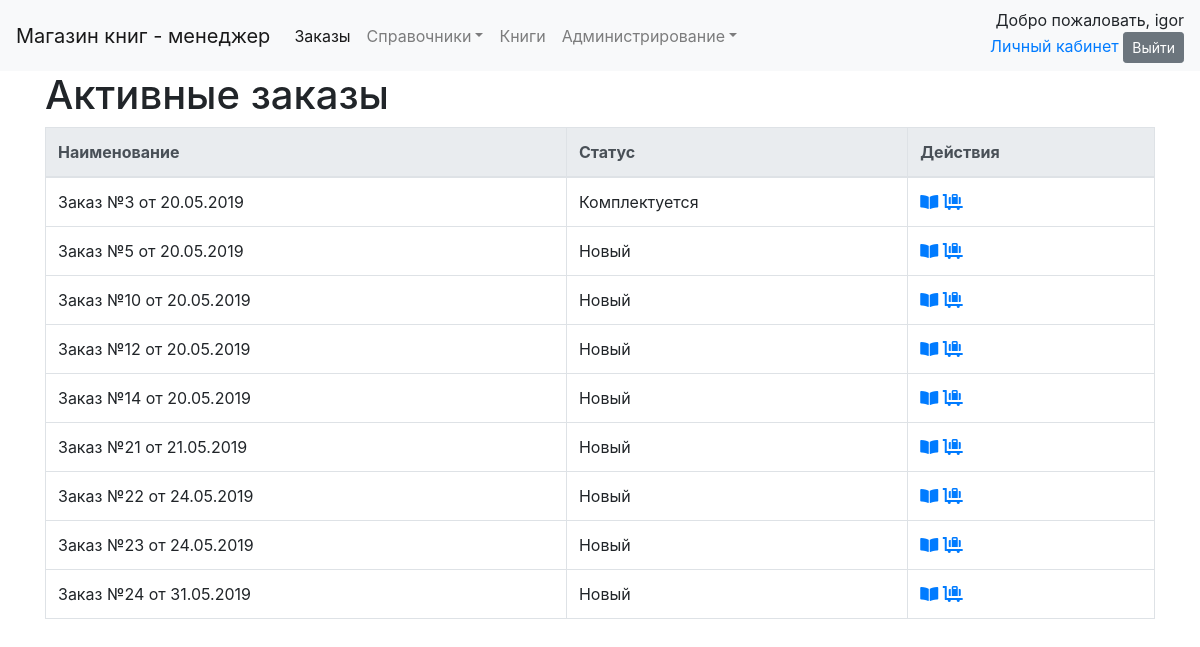
The page /order/ (signed in) on the database as committed earlier.
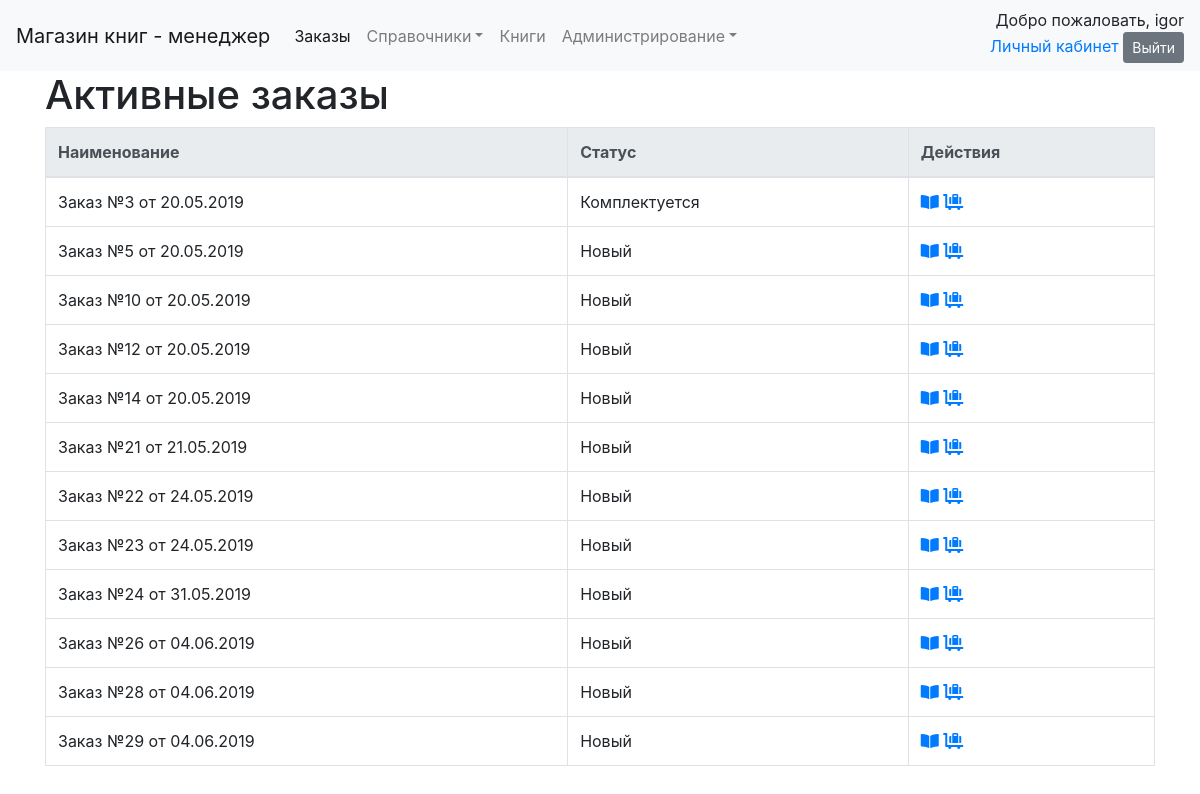
The same page on the database as committed later.
### orderapp/models.py (models this page shows, shortened)
class Order(models.Model):
    cart = models.ForeignKey(Cart, on_delete=models.PROTECT, verbose_name='корзина', related_name='order',
                             related_query_name='order')
    status = models.ForeignKey(OrderStatus, on_delete=models.PROTECT, verbose_name='статус', related_name='order',
                               related_query_name='order')
    name = models.CharField(verbose_name='имя', max_length=50, help_text='Как к вам обращаться?')
    phone = models.CharField(max_length=15, verbose_name='телефон', help_text='Телефон для связи: +375(29)000-00-00')
    email = models.EmailField(verbose_name='email', blank=True, null=True,
                              help_text='Электронная почта: example@domain.com')
    delivery_adress = models.TextField(verbose_name='Адрес доставки',
                                       help_text='Пример: г. Минск, ул. Звездная, д. 1, кв. 7')
    comments = models.TextField(verbose_name='комментарий', blank=True, null=True)
    date_create = models.DateTimeField("Дата создания", auto_now_add=True, )
    date_update = models.DateTimeField("Дата последнего изменения", auto_now=True)
    user_comments = GenericRelation(Comment, related_query_name='order')
    def __str__(self):
        return "Заказ №" + str(self.pk) + " от " + self.date_create.strftime("%d.%m.%Y")
    def get_active_detail_url(self):
        return reverse_lazy('order_active_detail', kwargs={'pk': self.pk})
    def get_change_status_url(self):
        return reverse_lazy('order_change_status', kwargs={'pk': self.pk})
    class Meta:
        verbose_name = 'заказ'
        verbose_name_plural = 'заказы'
        permissions = [('manager', 'is_manager'), ]

### dimensionsapp/models.py (models this page shows, shortened)
class Dimension(models.Model):
    name = models.CharField("Наименование", max_length=50, unique=True)
    description = models.TextField("Описание", blank=True, )
    class Meta:
        abstract = True
        ordering = ['name']

class OrderStatus(Dimension):
    class Meta(Dimension.Meta):
        verbose_name = 'статус заказа'
        verbose_name_plural = 'статусы заказа'

### orderapp/views.py (the view)
# urls.py: path('', ManagerOrderActiveListView.as_view(), name='order_active_list'),
class ManagerOrderActiveListView(ManagerOrderListView):
    template_name = 'orderapp/order_active_list.html'
    def get_queryset(self):
        return super().get_queryset().filter(Q(status=order_status_new) | Q(status=order_status_complect)).\
            order_by('pk')

### orderapp/templates/orderapp/order_active_list.html (shortened to what this page needs)
{% extends 'dimension_list.html' %}
{% block header %}<h1>Активные заказы</h1>{% endblock %}
{% block navbar %}
    {% include 'navbar.html' with active="order" %}
{% endblock %}
{% block list_header %}
    <th>Наименование</th>
    <th>Статус</th>
{% endblock %}
{% block list_element %}
    <td>{{ object }}</td>
    <td>{{ object.status.name }}</td>
{% endblock %}
{% block actions %}
    <td>
        <a href="{% block  url_view %}{{ object.get_active_detail_url }}{% endblock %}"
           title="Посмотреть"><i class="fas fa-book-open"></i></a>
        <a href="{% block  url_delete %}{{ object.get_change_status_url }}{% endblock %}"
           title="Изменить статус"><i class="fas fa-luggage-cart"></i></a>
    </td>
{% endblock %}

### templates/dimension_list.html (shortened to what this page needs)
{% extends 'base.html' %}
{% load static %}
{% load crispy_forms_tags %}
{% load paginator_page %}
{% block body %}
    <div class="container">
        <div class="row align-items-center">
            <div class="col-auto">
                {% block header %}{% endblock %}
            </div>
        </div>
        <table class="table table-bordered">
            {% block dimension_list %}
                <thead class="thead-light">
                <tr>
                    {% block list_header %}{% endblock %}
                    <th>Действия</th>
                </tr>
                </thead>
                <tbody>
                {% for object in object_list %}
                    <tr>
                        {% block list_element %}{% endblock %}
                        {% block actions %}{% endblock %}
                    </tr>
                {% endfor %}
                </tbody>
            {% endblock %}
        </table>
    </div>
{% endblock body %}

Rows that differ between the two databases and show on the page:
added Order: id+date_create "Заказ №26 от 04.06.2019", status.name "Новый"
added Order: id+date_create "Заказ №28 от 04.06.2019", status.name "Новый"
added Order: id+date_create "Заказ №29 от 04.06.2019", status.name "Новый"
